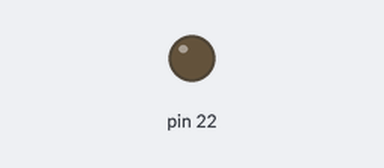
A program run on a simulated Raspberry Pi (header pin numbers). Parts: output pins drawn as LEDs (lit = HIGH).

Above: at 2.6 s.
At 27.38 s:
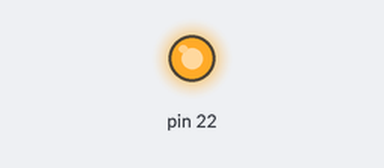
Timing chart, 0 to 28.5 s (numbered marks = the images above):
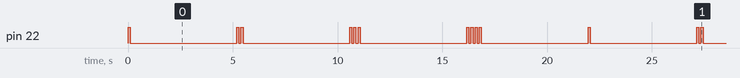

Measured:
- by itself, pin 22: repeats every 22.0 s: LOW 5.1 s, HIGH 0.10 s, LOW 0.10 s, HIGH 0.10 s, LOW 5.1 s, 2 × (HIGH 0.10 s, LOW 0.10 s), HIGH 0.10 s, LOW 5.1 s, 3 × (HIGH 0.10 s, LOW 0.10 s), HIGH 0.10 s, LOW 5.1 s, HIGH 0.10 s
- by itself, everything shown: repeats every 22.0 s, in 20 steps

The program:

mmGPIO_simple.py
```python
'''
Created on 09.07.2014

@author: wdaniel
'''
import RPi.GPIO as GPIO    # @UnresolvedImport
import time

class GPIO_Simple():
    def __init__(self,time_on,pin_id):
        GPIO.setwarnings(False)

        self._dict_pin_id = pin_id

        # Needs to be BCM. GPIO.BOARD lets you address GPIO ports by periperal
        # connector pin number, and the LED GPIO isn't on the connector
        GPIO.setmode(GPIO.BOARD)

        # set up GPIO output channel
        GPIO.setup(self._dict_pin_id, GPIO.OUT)

        self.setSimple(0)

        self.time_on = time_on

    def setSimple(self,ledState):
        GPIO.output(self._dict_pin_id, ledState)

    def writeOutput(self,cnt):

        for _ in range(cnt):
            self.setSimple(1)
            time.sleep(self.time_on)
            self.setSimple(0)
            time.sleep(self.time_on)

    def writeStart(self):
        self.setSimple(1)

#    def writeOff(self):
#        self.setSimple(0)


if __name__=='__main__':

    time_on = 0.1-0.0025
    sync = GPIO_Simple(time_on,22)
    cnt = 0

    while(True):
        cnt = cnt % 4
        cnt +=1
        sync.writeStart()
        sync.writeOutput(cnt)

        time.sleep(5)
```
